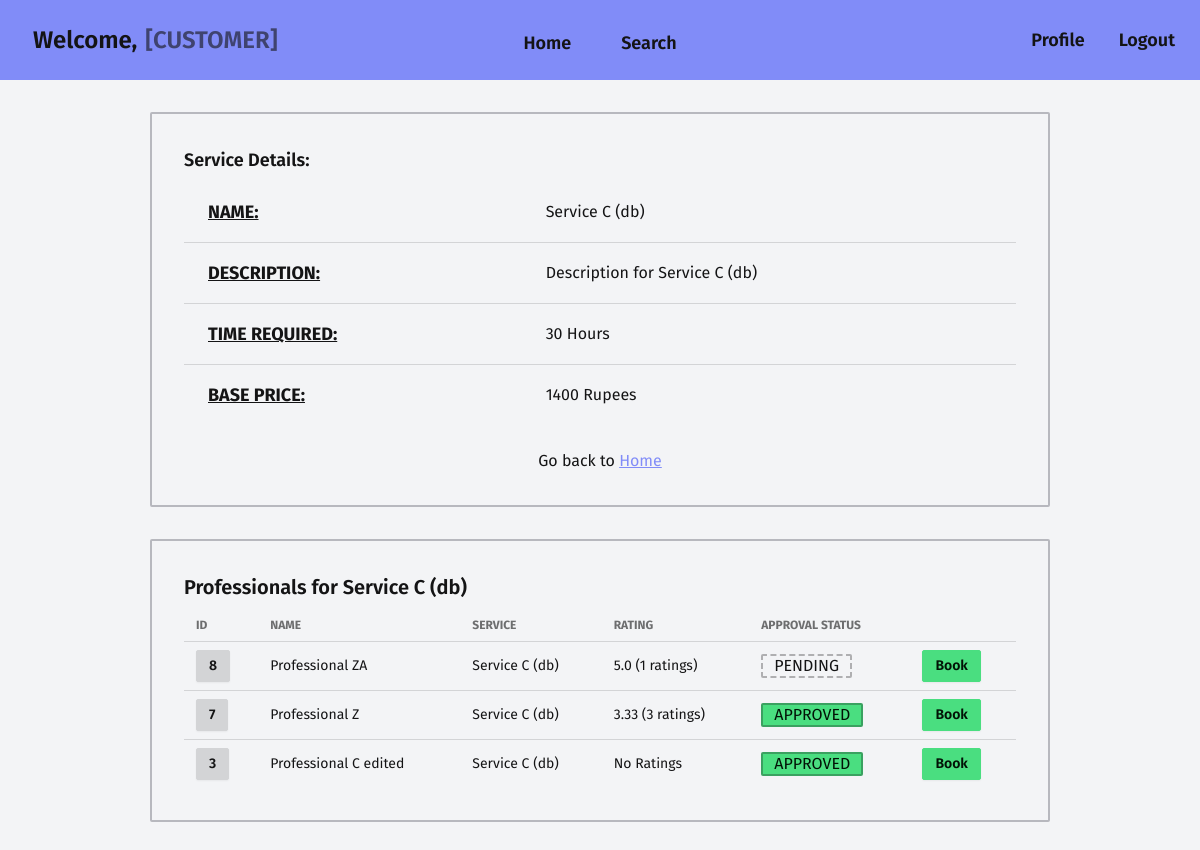
The page /customer/2/service/3 on the database its author committed.
### models.py (models this page shows, shortened)
class Service(db.Model):
    __tablename__ = 'service'
    id: Mapped[int] = mapped_column(
        Integer, primary_key=True, autoincrement="auto")
    name: Mapped[str] = mapped_column(String(200))
    price: Mapped[int] = mapped_column(Integer)
    timereq: Mapped[Optional[int]] = mapped_column(Integer)  # in hours
    description: Mapped[str] = mapped_column(Text)
    professionals: Mapped[List["Professional"]
                          ] = relationship(back_populates="service")
    created: Mapped[Optional[datetime]] = mapped_column(
        DateTime, server_default=func.now())
    updated: Mapped[Optional[datetime]] = mapped_column(
        DateTime, default=func.now(), onupdate=func.now())

class Professional(db.Model):
    __tablename__ = 'professional'
    id: Mapped[int] = mapped_column(
        Integer, primary_key=True, autoincrement="auto")
    user_id: Mapped[int] = mapped_column(ForeignKey("user.id"))
    user: Mapped["User"] = relationship(cascade="all,delete")
    contact: Mapped[str] = mapped_column(String(10), unique=True)
    address: Mapped[str] = mapped_column(Text)
    pincode: Mapped[str] = mapped_column(String(6))
    experience: Mapped[int] = mapped_column(Integer)
    description: Mapped[str] = mapped_column(Text)
    approval: Mapped[Optional[str]] = mapped_column(String, default="PENDING")
    service_id: Mapped[int] = mapped_column(ForeignKey("service.id"))
    service: Mapped["Service"] = relationship(back_populates="professionals")
    created: Mapped[Optional[datetime]] = mapped_column(
        DateTime, server_default=func.now())
    updated: Mapped[Optional[datetime]] = mapped_column(
        DateTime, default=func.now(), onupdate=func.now())
    def get_avg_rating(self):
        sql = select(func.avg(ServiceRequest.rating), func.count()).where(
            ServiceRequest.service_id == self.service_id,
            ServiceRequest.professional_id == self.id,
            ServiceRequest.status == "CLOSED"
        ).group_by(ServiceRequest.service_id)
        result = db.session.execute(sql).first()
        if not result:
            return "No Ratings"
        avg, count = result
        return f"{round(avg, 2)} ({count} ratings)"
    def get_avg_float(self):
        sql = select(func.avg(ServiceRequest.rating)).where(
            ServiceRequest.service_id == self.service_id,
            ServiceRequest.professional_id == self.id,
            ServiceRequest.status == "CLOSED"
        ).group_by(ServiceRequest.service_id)
        result = db.session.execute(sql).first()
        print(result)
        if not result:
            return 0
        return result[0]

class User(db.Model, UserMixin):
    __tablename__ = 'user'
    id: Mapped[int] = mapped_column(
        Integer, primary_key=True, autoincrement="auto")
    fullname: Mapped[str] = mapped_column(String(200))
    username: Mapped[str] = mapped_column(String(30), unique=True)
    email: Mapped[str] = mapped_column(String(200), unique=True)
    password: Mapped[str] = mapped_column(String(40))
    role: Mapped[str] = mapped_column(String(200))

### views.py (the view)
@app.route("/customer/<cust_id>/service/<service_id>")
def customer_service_details(cust_id, service_id):
    service = get_with_id(Service, service_id)
    customer = get_with_id(Customer, cust_id)
    if not (service and customer):
        return redirect(url_for("not_found"))
    profs = service.professionals
    def prof_sort(prof):
        return prof.get_avg_float()
    profs.sort(key=prof_sort, reverse=True)
    return render_template(
        "customer/service/details.html",
        service=service,
        customer=customer,
        professionals=profs,
    )

### models.py (called while the page is built)
def get_with_id(model, pkid):
    sql = select(model).where(model.id == pkid)
    result = db.session.scalars(sql).first()
    return result

### templates/customer/service/details.html (shortened to what this page needs)
{% extends "base/customer/loggedin.html" %}
{% block content %}
<section class="card rounded-sm w-3/4 border-2 border-primary-content/25">
    <span class="card-body">
        {% if service %}
        <h2 class="card-title text-lg">Service Details:</h2>
        <table class="table table-lg">
            <tbody>
                <tr>
                    <td class="text-lg font-bold underline">NAME:</td>
                    <td>{{ service.name }}</td>
                </tr>
                <tr>
                    <td class="text-lg font-bold underline">DESCRIPTION:</td>
                    <td>{{ service.description }}</td>
                </tr>
                <tr>
                    <td class="text-lg font-bold underline">TIME REQUIRED:</td>
                    <td>{{ service.timereq }} Hours</td>
                </tr>
                <tr>
                    <td class="text-lg font-bold underline">BASE PRICE:</td>
                    <td>{{ service.price }} Rupees</td>
                </tr>
            </tbody>
        </table>
        {% else %}
        <p class="text-center text-lg font-bold">Requested service not found</p>
        {% endif %}
        <p class="text-center mt-4">
            Go back to <a href="{{ url_for('customer_home', user_id=current_user.id) }}" class="link link-primary">Home</a>
        </p>
</section>
{% include "customer/service/packages.html" %}
{% endblock %}

### templates/customer/service/packages.html
<section class="card rounded-sm w-3/4 border-2 border-primary-content/25">
  <div class="card-body">
    <h2 class="text-xl font-semibold">Professionals for {{service.name}}</h2>
    <table class="table table-sm">
      <thead>
        <tr>
          <th>ID</th>
          <th>NAME</th>
          <th>SERVICE</th>
          <th>RATING</th>
          <th>APPROVAL STATUS</th>
        </tr>
      </thead>
      <tbody>
        {% for prof in professionals %}
        <tr>
          <td>
            <a href="{{ url_for('customer_prof_details', cust_id=customer.id, prof_id=prof.id) }}">
              <button class="btn btn-sm">{{ prof.id }}</button>
            </a>
          </td>
          <td>{{ prof.user.fullname }}</td>
          <td>{{ prof.service.name }}</td>
          <td>{{ prof.get_avg_rating() }}</td>
          <td>
            {% if prof.approval == "PENDING" %}
            <span class="badge badge-lg border-dashed">{{ prof.approval }}</span>
            {% elif prof.approval == "REJECTED" %}
            <span class="badge badge-lg badge-error">{{ prof.approval }}</span>
            {% else %}
            <span class="badge badge-lg badge-success">{{ prof.approval }}</span>
            {% endif %}
          </td>
          <td>
            <span>
              <a
                href="{{ url_for('customer_service_book', cust_id=customer.id, service_id=service.id, prof_id=prof.id) }}">
                <button class="btn btn-sm btn-success">Book</button>
              </a>
            </span>
          </td>
        </tr>
        {% else %}
        <tr>
          <td colspan="7" class="text-center font-bold text-error-content text-lg">No Professionals Found</td>
        </tr>
        {% endfor %}
      </tbody>
    </table>
  </div>
</section>

### rows shown on the page
Service: name "Service C (db)", description "Description for Service C (db)", timereq "30", price "1400"
Professional: id "8", user.fullname "Professional ZA", service.name "Service C (db)", get_avg_rating "5.0 (1 ratings)", approval "PENDING"
Professional: id "7", user.fullname "Professional Z", service.name "Service C (db)", get_avg_rating "3.33 (3 ratings)", approval "APPROVED"
Professional: id "3", user.fullname "Professional C edited", service.name "Service C (db)", get_avg_rating "No Ratings", approval "APPROVED"
